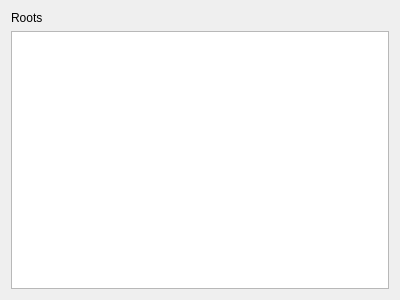
<?xml version="1.0" encoding="UTF-8"?>
<ui version="4.0">
 <class>RootsForms</class>
 <widget class="QWidget" name="RootsForms">
  <property name="geometry">
   <rect>
    <x>0</x>
    <y>0</y>
    <width>400</width>
    <height>300</height>
   </rect>
  </property>
  <property name="windowTitle">
   <string>Form</string>
  </property>
  <layout class="QVBoxLayout" name="verticalLayout">
   <item>
    <widget class="QLabel" name="label">
     <property name="text">
      <string>Roots</string>
     </property>
    </widget>
   </item>
   <item>
    <widget class="QTextBrowser" name="textBrowser"/>
   </item>
  </layout>
 </widget>
 <resources/>
 <connections/>
</ui>
